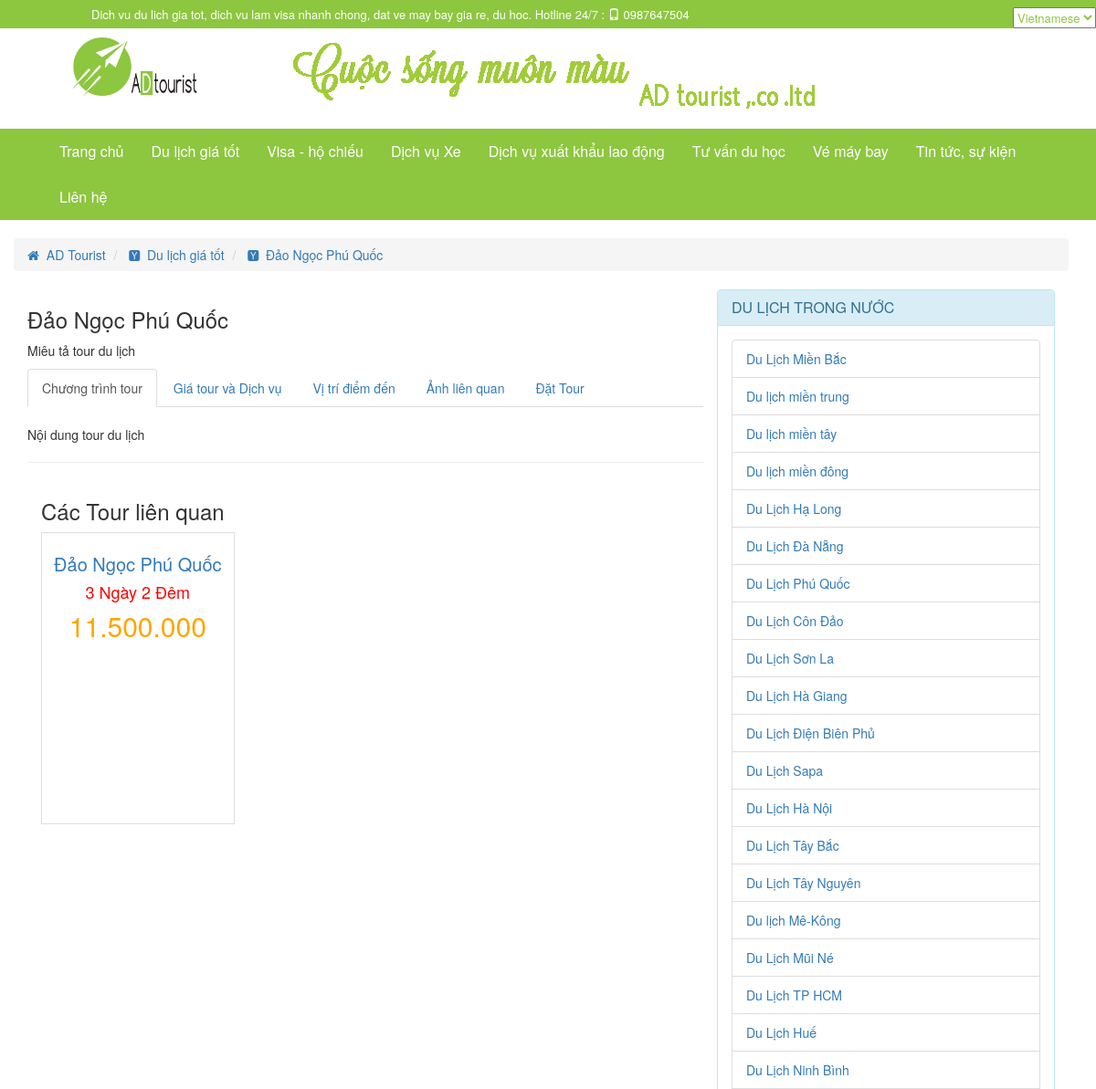
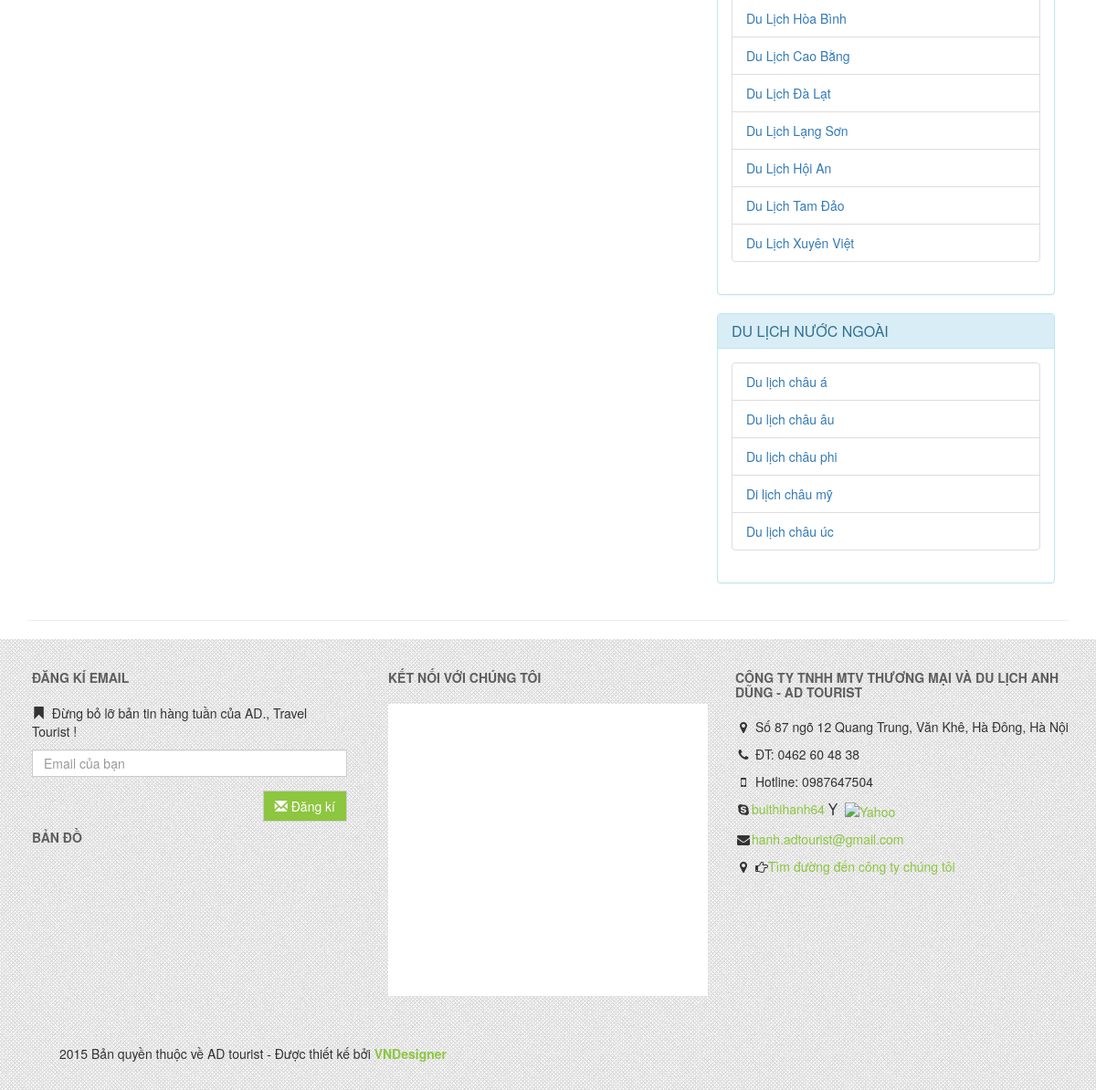
The app's page /index.php?lang=vi&controller=tour&action=tour_detail&tour_content_code=12 with its own data (2 pictures, top to bottom).
### tables this page shows
CREATE TABLE IF NOT EXISTS `tour_content` (
  `tour_content_code` int(11) NOT NULL AUTO_INCREMENT,
  `tour_region_code` int(11) NOT NULL,
  `title` varchar(255) NOT NULL,
  `time` varchar(20) NOT NULL,
  `total_cost` varchar(255) NOT NULL,
  `content` text,
  `content_cost` text,
  `description` varchar(255) DEFAULT NULL,
  `image` varchar(100) DEFAULT NULL,
  `update_at` datetime NOT NULL,
  `create_at` datetime NOT NULL,
  `tour_country_code` int(11) NOT NULL,
  `possition` text NOT NULL,
  `image_relate` text NOT NULL,
  PRIMARY KEY (`tour_content_code`)
);

CREATE TABLE IF NOT EXISTS `tour_region` (
  `tour_region_code` int(11) NOT NULL AUTO_INCREMENT,
  `tour_region_name` varchar(255) NOT NULL,
  `tour_country_code` int(11) NOT NULL,
  PRIMARY KEY (`tour_region_code`)
);

### model/database.php (called while the page is built, shortened)
<?php
function get_all($table,$select = '*'){
	$sql = "SELECT $select FROM $table";
	$query = mysql_query($sql) or die(mysql_error());
	$data = array();
	if(mysql_num_rows($query) > 0)
	{
		while($row = mysql_fetch_assoc($query))
			$data[] = $row;
	}
	return $data;
}
function get_a_record($table, $colum, $value, $select = '*'){
	$sql = "SELECT $select FROM $table WHERE $colum = '$value'";
	$query = mysql_query($sql) or die(mysql_error());
	$data = NULL;
	if(mysql_num_rows($query) > 0 )
		$data = mysql_fetch_assoc($query);
	return $data;
}
function get_all_record($table, $colum, $value, $select = '*'){
	$sql = "SELECT $select FROM $table WHERE $colum = '$value'";
	$query = mysql_query($sql) or die(mysql_error());
	$data = array();
	if(mysql_num_rows($query) > 0 )
		while($row = mysql_fetch_assoc($query)){
			$data[] = $row;
		}
	return $data;
}
?>

### view/tour/tour_detail.php (the view, shortened to what this page needs)
<?php require_once('layout/head.php');?>
<?php require_once('layout/header.php'); ?>
<?php require_once('layout/navigation.php'); ?>
<div class="container">
	<div class="row">
		<?php require_once(BASEPATH.'view/tour/current_position.php');?>
	</div>
	<div class="row">
		<div class="col-md-8">
            <div class="content_title">
                <h3><?php echo $tour['title']?></h3>
            </div>
            <div class="content_description">
                <p><?php echo $tour['description']?></p>
            </div>
            <div class="content_menu">
  				<ul class="nav nav-tabs" role="tablist" id="tourist_detail">
   					 <li role="presentation" class="active"><a href="#tourist" aria-controls="tourist" role="tab" data-toggle="tab" aria-expanded="false">Chương trình tour</a></li>
   					 <li role="presentation"><a href="#cost_detail" aria-controls="cost_detail" role="tab" data-toggle="tab" aria-expanded="false">Giá tour và Dịch vụ</a></li>
   					 <li role="presentation"><a href="#possition" aria-controls="possition" role="tab" data-toggle="tab" aria-expanded="false">Vị trí điểm đến</a></li>
             <li role="presentation"><a href="#image_relate" aria-controls="image_relate" role="tab" data-toggle="tab" aria-expanded="false">Ảnh liên quan</a></li>
             <li role="presentation"><a href="#book_tour" aria-controls="book_tour" role="tab" data-toggle="tab" aria-expanded="false">Đặt Tour</a></li>
  				</ul>
 				<div class="tab-content">
    				<div role="tabpanel" class="tab-pane active" id="tourist">
    					<?php echo $tour['content'] ?>
    				</div>
  				</div>
            </div>
            <hr />
            <div class="col-md-12">
              <div class="title_relate_tour"><h3>Các Tour liên quan</h3></div>
              <div class="row">
              <?php foreach($tour_relate as $value): ?>
                <div class="col-md-4">
                  <div class="thumbnail">
                    <div class="caption">
                       <h4 class="text-center tour_title">
                        <a href='index.php?lang=<?php echo $lang ?>&amp;controller=tour&amp;action=tour_detail&amp;tour_content_code=<?php echo $value["tour_content_code"] ?>'><?php echo $value['title'] ?></a>
                        </h4>
                        <h4 class="text-center tour_time">
                          <?php echo $value['time'] ?>
                        </h4>
                         <h4 class="text-center tour_cost">
                          <?php echo $value['total_cost'] ?>
                         </h4>
                    </div>
                  </div>
                </div>
              <?php endforeach ?>
              </div>
            </div>
        </div>
		<div class="col-md-4">
			<?php require_once(BASEPATH.'view/tour/sidebar.php'); ?>
		</div>
	</div>
  <hr />
</div>
<?php require_once('layout/footer.php'); ?>

### view/tour/sidebar.php (shortened to what this page needs)
<div class="row">
	<div class="panel panel-info">
  		<div class="panel-heading incountry">
   			<h3 class="panel-title"><?php echo $lang =='en' ? 'Domestic tourism' : 'DU LỊCH TRONG NƯỚC' ?>
   			</h3>
  		</div>
  		<div class="panel-body incountry">
  			<div class="hidden-xs incountry-list">
    			<ul class="list-group">
    				<?php foreach ($tour_region as $key => $value) {
    					if ($value['tour_country_code'] == '1') {
    						echo '<li class="list-group-item"><a href="index.php?lang='.$lang.'&amp;controller=tour&amp;action=region&amp;tour_region_code='.$value['tour_region_code'].'">'.$value['tour_region_name'].'</a></li>';
    					}
    				} ?>
    			</ul>
  			</div>
  		</div>
	</div>
</div>
<div class="row">
	<div class="panel panel-info">
  		<div class="panel-heading outcountry">
   			<h3 class="panel-title"><?php echo $lang =='en' ? 'Abroad tourism' : 'DU LỊCH NƯỚC NGOÀI' ?>
   			</h3>
  		</div>
  		<div class="panel-body outcountry">
 			<div class="hidden-xs outcountry-list">
    			<ul class="list-group">
   				<?php foreach ($tour_region as $key => $value) {
    					if ($value['tour_country_code'] == '2') {
    						echo '<li class="list-group-item"><a href="index.php?lang='.$lang.'&amp;controller=tour&amp;action=region&amp;tour_region_code='.$value['tour_region_code'].'">'.$value['tour_region_name'].'</a></li>';
    					}
    				} ?>
    			</ul>
  			</div>
  		</div>
	</div>
</div>

### records on screen
tour_content: title "Đảo Ngọc Phú Quốc", description "Miêu tả tour du lịch", content "Nội dung tour du lịch", time "3 Ngày 2 Đêm", total_cost "11.500.000"
tour_region: tour_region_name "Du Lịch Miền Bắc"
tour_region: tour_region_name "Du lịch miền trung"
tour_region: tour_region_name "Du lịch miền tây"
tour_region: tour_region_name "Du lịch miền đông"
tour_region: tour_region_name "Du Lịch Hạ Long"
tour_region: tour_region_name "Du Lịch Đà Nẵng"
tour_region: tour_region_name "Du Lịch Phú Quốc"
tour_region: tour_region_name "Du Lịch Côn Đảo"
tour_region: tour_region_name "Du Lịch Sơn La"
tour_region: tour_region_name "Du Lịch Hà Giang"
tour_region: tour_region_name "Du Lịch Điện Biên Phủ"
tour_region: tour_region_name "Du Lịch Sapa"
tour_region: tour_region_name "Du Lịch Hà Nội"
tour_region: tour_region_name "Du Lịch Tây Bắc"
tour_region: tour_region_name "Du Lịch Tây Nguyên"
tour_region: tour_region_name "Du lịch Mê-Kông"
tour_region: tour_region_name "Du Lịch Mũi Né"
tour_region: tour_region_name "Du Lịch TP HCM"
tour_region: tour_region_name "Du Lịch Huế"
tour_region: tour_region_name "Du Lịch Ninh Bình"
tour_region: tour_region_name "Du Lịch Hòa Bình"
tour_region: tour_region_name "Du Lịch Cao Bằng"
tour_region: tour_region_name "Du Lịch Đà Lạt"
tour_region: tour_region_name "Du Lịch Lạng Sơn"
tour_region: tour_region_name "Du Lịch Hội An"
tour_region: tour_region_name "Du Lịch Tam Đảo"
tour_region: tour_region_name "Du Lịch Xuyên Việt"
tour_region: tour_region_name "Du lịch châu á"
tour_region: tour_region_name "Du lịch châu âu"
tour_region: tour_region_name "Du lịch châu phi"
tour_region: tour_region_name "Di lịch châu mỹ"
tour_region: tour_region_name "Du lịch châu úc"

### other values on screen
$key['name'] "Du lịch giá tốt"
$key['name'] "Đảo Ngọc Phú Quốc"
